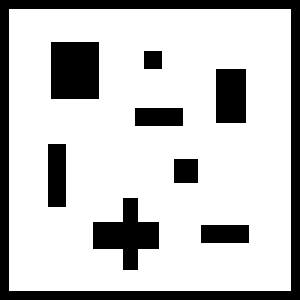
%> input picture cpp/map/original_map.bmp, 100 x 100 px (shown 3 times larger)
$ octave --eval "result = generatePolyMap('../cpp/map/original_map.bmp');"   (GNU Octave 9; MATLAB toolbox functions it lacks are replaced by stand-ins)
%> lines starting %> are read from the running program, lines starting %| are printed output that depends on the picture; in (x1, y1, x2, y2) boxes, pixels count from 0 and x2, y2 are one past the last pixel; in counts of white or black regions, pixels touching at a corner belong together; the program's own positions count from 1
### solver/sedFill.m
function ObsPosition = sedFill(S)
% S: the input 2D map, with obstacles being labelled as -1
% ObsPosition: n*2 array of obstacle positions, each corresponds to one
% connected obstacle

ObsPosition = [];

%% We remove the boundary obstacles
mask = S;

seed = [1, 1];
queue = seed;
while ~isempty(queue)
    cur = queue(end, :);
    if cur(1) >= 1 && cur(2) >= 1 && cur(1) <= size(mask, 1) && cur(2) <= size(mask, 2) && ...
            mask(cur(1), cur(2)) >= 254
        mask(cur(1), cur(2)) = 0;
        queue = [queue(1:end-1, :);
            cur(1)-1, cur(2);
            cur(1)+1, cur(2);
            cur(1), cur(2)-1;
            cur(1), cur(2)+1];
    else
        queue(end, :) = [];
    end
end

%% We identify obstacles
for i = 2:size(mask, 1)-1
    for j = 2:size(mask, 2)-1
        if mask(i, j) < 254
            continue;
        end

        seed = [i, j];
        ObsPosition = [ObsPosition; seed];
        % We start a sedfill to eliminate all connected obstacles
        queue = seed;
        while ~isempty(queue)
            cur = queue(end, :);
            if mask(cur(1), cur(2)) >= 254

                mask(cur(1), cur(2)) = 0;
                queue = [queue(1:end-1, :);
                            cur(1)-1, cur(2);
                            cur(1)+1, cur(2);
                            cur(1), cur(2)-1;
                            cur(1), cur(2)+1];
            else
                queue(end, :) = [];
            end
        end
    end
end

### atom_functions/generatePolyMap.m
function [Mmap, critical_points] = generatePolyMap(map_filename)
%> called with map_filename = '../cpp/map/original_map.bmp'
% map_filename: -
% Mmap: the map array
% critical_points: The location of all obstacle vertices

%% We prepare the map
tic

Mmap = imread(map_filename);
%> Mmap: size 100x100 uint8; 76.6% white; 9 black regions, largest, box (x1, y1, x2, y2) and area: (0, 0, 100, 100) 1164, (17, 14, 33, 33) 304, (31, 66, 53, 90) 273
Mmap(1, :) = zeros(1, size(Mmap, 2));
Mmap(size(Mmap, 1), :) = zeros(1, size(Mmap, 2));
Mmap(:, 1) = zeros(size(Mmap, 1), 1);
Mmap(:, size(Mmap, 2)) = zeros(size(Mmap, 1), 1);

% For MATLAB visualization
imshow(Mmap');
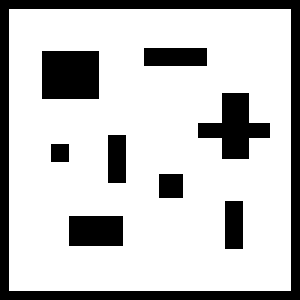
%> displayed picture: size 100x100, on the screen's scale of 0 to 255 (shown 3 times larger); 76.6% white; 9 black regions, largest, box (x1, y1, x2, y2) and area: (0, 0, 100, 100) 1164, (14, 17, 33, 33) 304, (66, 31, 90, 53) 273
xlabel('X')
ylabel('Y')
axis xy

% transform the map to an occupancy grid
Mmap = int16(Mmap);
for i= 1:size(Mmap, 1)
    for j = 1:size(Mmap, 2)
        if Mmap(i, j) == 0
            Mmap(i, j) = 254;
        elseif Mmap(i, j) >= 254
            Mmap(i, j) = 0;
        end
    end
end

Mmap(1, :) = 254;
Mmap(end, :) = 254;
Mmap(:, 1) = 254;
Mmap(:, end) = 254;

% We identify the topology of obstacles
global g_obs;
g_obs = sedFill(Mmap);
%> after the loop in sedFill, `while ~isempty(queue)`:
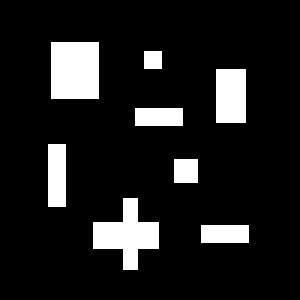
%> mask: size 100x100 int16 (shown 3 times larger); values 0 (black) and 254 (white), 11.8% white; 8 white regions, largest, box (x1, y1, x2, y2) and area: (17, 14, 33, 33) 304, (31, 66, 53, 90) 273, (72, 23, 82, 41) 180
%> after the loop in sedFill, `for i = 2:size(mask, 1)-1`: mask: size 100x100 int16; 11.75% of pixels changed, all inside (x1, y1, x2, y2) = (16, 14, 83, 90)
%> after the loop in sedFill, `for i = 2:size(mask, 1)-1`: ObsPosition = [15 18; 18 49; 24 73; 37 46; 49 17; 54 59; 67 42; 76 68]
%> g_obs has the same summary as ObsPosition in sedFill

%% We prepare the critical obstacles (grids)
% For each obstacle, we check whether its 8-dir neighbour is a
% 4-neighbour obstacle-free grid
[X, Y] = find(Mmap == 254);
%> X = 2339 values from 1 to 100; Y = 2339 values from 1 to 100
all_temp = [X+1, Y+1; X-1, Y-1; X+1, Y-1; X-1, Y+1];
all_temp(all_temp(:, 1) <= 1 | all_temp(:, 1) >= size(Mmap, 1) | all_temp(:, 2) <= 1 | all_temp(:, 2) >= size(Mmap, 2), :) = [];

for i = size(all_temp, 1):-1:1
    x = all_temp(i, 1);
    y = all_temp(i, 2);
    if Mmap(x-1, y) == 254 || Mmap(x+1, y) == 254 || Mmap(x, y-1) == 254 ||Mmap(x, y+1) == 254
        all_temp(i, :) = [];
    end
end
%> this loop made 7772 passes
%> (i, x) on passes 1 to 3: (7772, 99), (7771, 98), (7770, 97)
%> after the loop, all_temp = 36 rows, first 12: [70 23; 34 34; 91 47; 84 54; 24 55; 43 62; 62 67; 42 83; 82 84; 48 16; 14 17; 74 31]

% We use precise location of obstacle corners
critical_points = [];
for i = 1:size(all_temp, 1)
    x = all_temp(i, 1);
    y = all_temp(i, 2);
    if Mmap(x-1, y-1) == 254
        critical_points = [critical_points; [x-0.5, y-0.5]];
    elseif Mmap(x-1, y+1) == 254
        critical_points = [critical_points; [x-0.5, y+0.5]];
    elseif Mmap(x+1, y-1) == 254
        critical_points = [critical_points; [x+0.5, y-0.5]];
    else
        critical_points = [critical_points; [x+0.5, y+0.5]];
    end
end
%> this loop made 36 passes
%> (x, y, critical_points) on passes 1 to 5: (70, 23, [69.5 22.5]), (34, 34, [69.5 22.5; 33.5 33.5]), (91, 47, [69.5 22.5; 33.5 33.5; 90.5 46.5]), (84, 54, [69.5 22.5; 33.5 33.5; 90.5 46.5; 83.5 53.5]), (24, 55, [69.5 22.5; 33.5 33.5; 90.5 46.5; 83.5 53.5; 23.5 54.5])
%> (x, y) on passes 6 to 11: (43, 62), (62, 67), (42, 83), (82, 84), (48, 16), (14, 17)
%> after the loop, critical_points = 36 rows, first 12: [69.5 22.5; 33.5 33.5; 90.5 46.5; 83.5 53.5; 23.5 54.5; 42.5 61.5; 61.5 66.5; 41.5 82.5; 81.5 83.5; 48.5 16.5; 14.5 17.5; 74.5 31.5]
%> `result = generatePolyMap('../cpp/map/original_map.bmp');`:
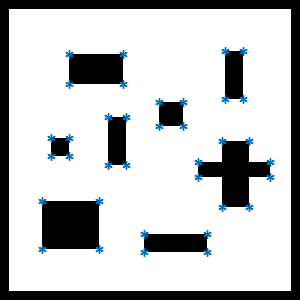
%> figure redrawn from the program's plot data; shown 3 times larger

% critical_points = all_temp;
hold on
plot(critical_points(:, 1), critical_points(:, 2), '*')

end

$ run again, on cpp/map/test.png
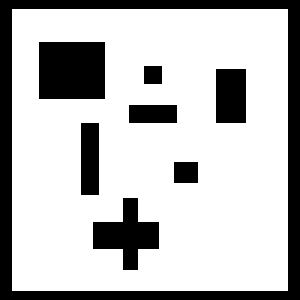
%> input picture cpp/map/test.png, 100 x 100 px (shown 3 times larger)
%> after the loop in sedFill, `while ~isempty(queue)`:
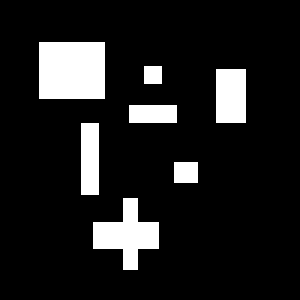
%> mask: size 100x100 int16 (shown 3 times larger); values 0 (black) and 254 (white), 12% white; 7 white regions, largest, box (x1, y1, x2, y2) and area: (13, 14, 35, 33) 418, (31, 66, 53, 90) 273, (72, 23, 82, 41) 180
%> after the loop in sedFill, `for i = 2:size(mask, 1)-1`: ObsPosition = [15 14; 23 49; 24 73; 36 44; 42 28; 55 59; 67 42]
%> X = 2555 values from 1 to 100
%> the loop in generatePolyMap, `for i = size(all_temp, 1):-1:1` made 8636 passes
%> (i, x) on passes 1 to 3: (8636, 99), (8635, 98), (8634, 97)
%> after the loop in generatePolyMap, `for i = size(all_temp, 1):-1:1`: all_temp = 32 rows, first 12: [66 34; 34 36; 91 47; 84 54; 29 55; 42 60; 62 67; 42 83; 14 13; 41 27; 74 31; 66 41]
%> the loop in generatePolyMap, `for i = 1:size(all_temp, 1)` made 32 passes
%> (x, y, critical_points) on passes 1 to 5: (66, 34, [65.5 33.5]), (34, 36, [65.5 33.5; 33.5 35.5]), (91, 47, [65.5 33.5; 33.5 35.5; 90.5 46.5]), (84, 54, [65.5 33.5; 33.5 35.5; 90.5 46.5; 83.5 53.5]), (29, 55, [65.5 33.5; 33.5 35.5; 90.5 46.5; 83.5 53.5; 28.5 54.5])
%> after the loop in generatePolyMap, `for i = 1:size(all_temp, 1)`: critical_points = 32 rows, first 12: [65.5 33.5; 33.5 35.5; 90.5 46.5; 83.5 53.5; 28.5 54.5; 41.5 59.5; 61.5 66.5; 41.5 82.5; 14.5 13.5; 41.5 27.5; 74.5 31.5; 66.5 41.5]
%> `result = generatePolyMap('../cpp/map/original_map.bmp');`:
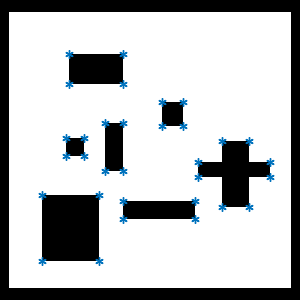
%> figure redrawn from the program's plot data; shown 3 times larger

$ run again, on cpp/map/tmv_map_1obstacle.png
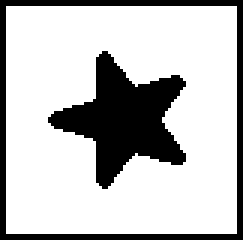
%> input picture cpp/map/tmv_map_1obstacle.png, 81 x 80 px (shown 3 times larger)
%> after the loop in sedFill, `while ~isempty(queue)`:
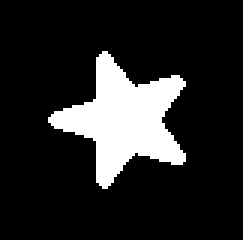
%> mask: size 80x81 int16 (shown 3 times larger); values 0 (black) and 254 (white), 15% white; 1 white region, box (x1, y1, x2, y2) and area: (16, 17, 62, 63) 973
%> after the loop in sedFill, `for i = 2:size(mask, 1)-1`: ObsPosition = [18 35]
%> X = 1601 values from 1 to 80; Y = 1601 values from 1 to 81
%> the loop in generatePolyMap, `for i = size(all_temp, 1):-1:1` made 5132 passes
%> (i, x, y) on passes 1 to 3: (5132, 79, 80), (5131, 78, 80), (5130, 79, 79)
%> after the loop in generatePolyMap, `for i = size(all_temp, 1):-1:1`: all_temp = 69 rows, first 12: [64 37; 63 38; 62 39; 60 40; 59 41; 58 42; 56 43; 55 44; 54 45; 53 46; 40 56; 38 57]
%> the loop in generatePolyMap, `for i = 1:size(all_temp, 1)` made 69 passes
%> (x, y, critical_points) on passes 1 to 5: (64, 37, [63.5 36.5]), (63, 38, [63.5 36.5; 62.5 37.5]), (62, 39, [63.5 36.5; 62.5 37.5; 61.5 38.5]), (60, 40, [63.5 36.5; 62.5 37.5; 61.5 38.5; 59.5 39.5]), (59, 41, [63.5 36.5; 62.5 37.5; 61.5 38.5; 59.5 39.5; 58.5 40.5])
%> after the loop in generatePolyMap, `for i = 1:size(all_temp, 1)`: critical_points = 69 rows, first 12: [63.5 36.5; 62.5 37.5; 61.5 38.5; 59.5 39.5; 58.5 40.5; 57.5 41.5; 55.5 42.5; 54.5 43.5; 53.5 44.5; 52.5 45.5; 39.5 55.5; 37.5 56.5]
%> `result = generatePolyMap('../cpp/map/original_map.bmp');`:
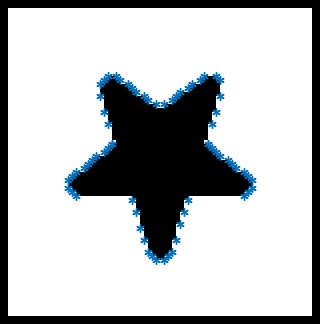
%> figure redrawn from the program's plot data; shown 4 times larger
